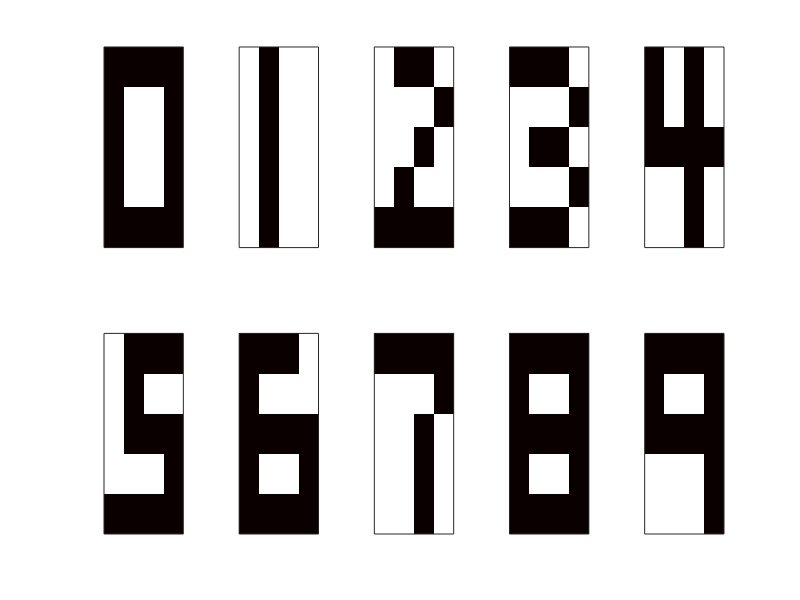
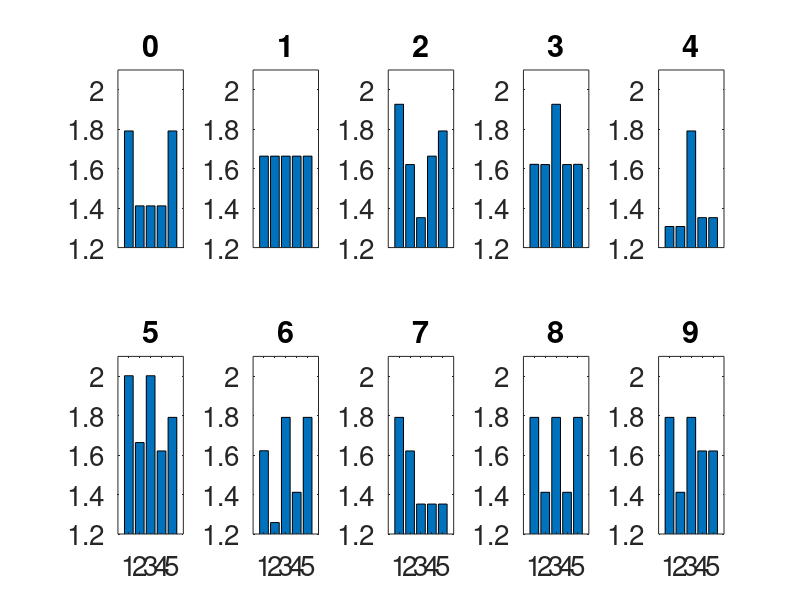

MATLAB code for these plots, in order:
m(:,:,1)=[1 1 1 1; 1 0 0 1; 1 0 0 1; 1 0 0 1; 1 1 1 1];
m(:,:,2)=[0 1 0 0; 0 1 0 0; 0 1 0 0; 0 1 0 0; 0 1 0 0];
m(:,:,3)=[0 1 1 0; 0 0 0 1; 0 0 1 0; 0 1 0 0; 1 1 1 1];
m(:,:,4)=[1 1 1 0; 0 0 0 1; 0 1 1 0; 0 0 0 1; 1 1 1 0];
m(:,:,5)=[1 0 1 0; 1 0 1 0; 1 1 1 1; 0 0 1 0; 0 0 1 0];
m(:,:,6)=[0 1 1 1; 0 1 0 0; 0 1 1 1; 0 0 0 1; 1 1 1 1];
m(:,:,7)=[1 1 1 0; 1 0 0 0; 1 1 1 1; 1 0 0 1; 1 1 1 1];
m(:,:,8)=[1 1 1 1; 0 0 0 1; 0 0 1 0; 0 0 1 0; 0 0 1 0];
m(:,:,9)=[1 1 1 1; 1 0 0 1; 1 1 1 1; 1 0 0 1; 1 1 1 1];
m(:,:,10)=[1 1 1 1; 1 0 0 1; 1 1 1 1; 0 0 0 1; 0 0 0 1];

figure; 
for i=1:10
    subplot(2,5,i);image((m(:,:,i)-1).*-255);colormap('hot');
    set(gca,'XTick',[],'YTick',[])
end

 load('result.mat');

for i=1:10
    for j=1:5
        t=m(j,:,i);
        output(j,i)=result(t(1)*8+t(2)*4+t(3)*2+t(4)*1+1,4);
    end
end
figure; 
for i=1:10
    subplot(2,5,i);bar([1 2 3 4 5],output(:,i));ylim([1.2 2.1]);title(mat2str(i-1));xlim([0 6]);
    if (i>1 && i<6)
        set(gca,'XTick',[],'YTick',1.2:0.2:2)
    else 
        if (i>6 && i<11)
            set(gca,'YTick',1.2:0.2:2)
        end
    end
    if i==1
        set(gca,'XTick',[])
    end
    set(gca,'FontSize',20)
end
